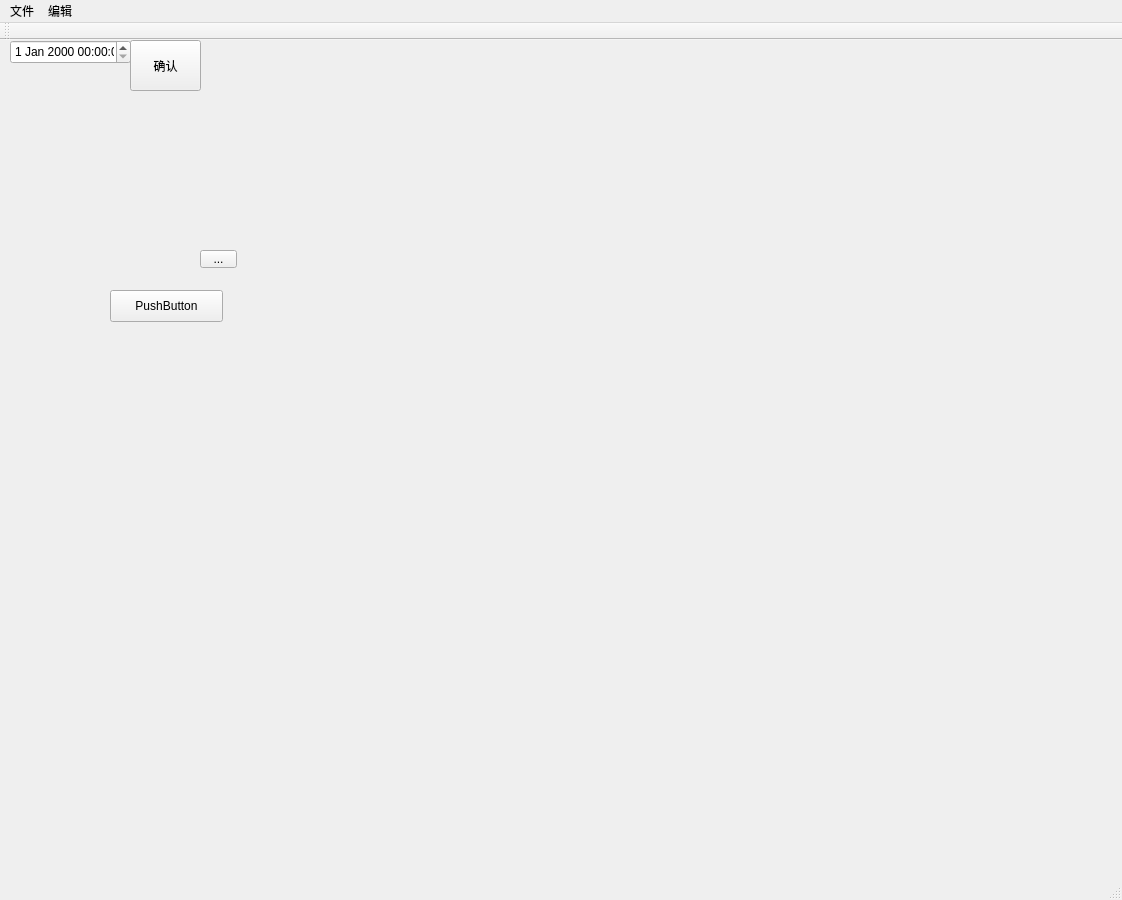
<?xml version="1.0" encoding="UTF-8"?>
<ui version="4.0">
 <class>MainWindow</class>
 <widget class="QMainWindow" name="MainWindow">
  <property name="geometry">
   <rect>
    <x>0</x>
    <y>0</y>
    <width>1122</width>
    <height>900</height>
   </rect>
  </property>
  <property name="windowTitle">
   <string/>
  </property>
  <property name="documentMode">
   <bool>true</bool>
  </property>
  <widget class="QWidget" name="centralwidget">
   <widget class="QPushButton" name="pushButton">
    <property name="geometry">
     <rect>
      <x>110</x>
      <y>250</y>
      <width>113</width>
      <height>32</height>
     </rect>
    </property>
    <property name="text">
     <string>PushButton</string>
    </property>
   </widget>
   <widget class="QDateTimeEdit" name="dateTimeEdit">
    <property name="geometry">
     <rect>
      <x>10</x>
      <y>0</y>
      <width>121</width>
      <height>24</height>
     </rect>
    </property>
   </widget>
   <widget class="QPushButton" name="pushButton_2">
    <property name="geometry">
     <rect>
      <x>130</x>
      <y>0</y>
      <width>71</width>
      <height>51</height>
     </rect>
    </property>
    <property name="text">
     <string>确认</string>
    </property>
   </widget>
   <widget class="QToolButton" name="toolButton">
    <property name="geometry">
     <rect>
      <x>200</x>
      <y>210</y>
      <width>37</width>
      <height>18</height>
     </rect>
    </property>
    <property name="text">
     <string>...</string>
    </property>
   </widget>
  </widget>
  <widget class="QStatusBar" name="statusbar"/>
  <widget class="QMenuBar" name="menuBar">
   <property name="geometry">
    <rect>
     <x>0</x>
     <y>0</y>
     <width>1122</width>
     <height>23</height>
    </rect>
   </property>
   <property name="autoFillBackground">
    <bool>false</bool>
   </property>
   <property name="defaultUp">
    <bool>true</bool>
   </property>
   <widget class="QMenu" name="menu">
    <property name="tearOffEnabled">
     <bool>true</bool>
    </property>
    <property name="title">
     <string>文件</string>
    </property>
    <addaction name="actionjj"/>
    <addaction name="actionddd"/>
    <addaction name="actionaa"/>
    <addaction name="separator"/>
   </widget>
   <widget class="QMenu" name="menu_2">
    <property name="title">
     <string>编辑</string>
    </property>
   </widget>
   <addaction name="menu"/>
   <addaction name="menu_2"/>
  </widget>
  <widget class="QToolBar" name="toolBar">
   <property name="windowTitle">
    <string>toolBar</string>
   </property>
   <attribute name="toolBarArea">
    <enum>TopToolBarArea</enum>
   </attribute>
   <attribute name="toolBarBreak">
    <bool>false</bool>
   </attribute>
  </widget>
  <action name="action_3">
   <property name="text">
    <string>新建</string>
   </property>
  </action>
  <action name="actionddd">
   <property name="text">
    <string>打开</string>
   </property>
  </action>
  <action name="actionaa">
   <property name="text">
    <string>保存</string>
   </property>
  </action>
  <action name="actionjj">
   <property name="text">
    <string>新建</string>
   </property>
  </action>
 </widget>
 <resources/>
 <connections/>
</ui>
